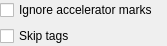
<ui version="4.0" >
 <class>findExtension</class>
 <widget class="QWidget" name="findExtension" >
  <property name="geometry" >
   <rect>
    <x>0</x>
    <y>0</y>
    <width>167</width>
    <height>46</height>
   </rect>
  </property>
  <layout class="QVBoxLayout" >
   <property name="leftMargin" >
    <number>0</number>
   </property>
   <property name="topMargin" >
    <number>0</number>
   </property>
   <property name="rightMargin" >
    <number>0</number>
   </property>
   <property name="bottomMargin" >
    <number>0</number>
   </property>
   <item>
    <layout class="QVBoxLayout" >
     <property name="leftMargin" >
      <number>0</number>
     </property>
     <property name="topMargin" >
      <number>0</number>
     </property>
     <property name="rightMargin" >
      <number>0</number>
     </property>
     <property name="bottomMargin" >
      <number>0</number>
     </property>
     <item>
      <widget class="QCheckBox" name="m_ignoreAccelMarks" >
       <property name="whatsThis" >
        <string>Ignore accelerator marks</string>
       </property>
       <property name="text" >
        <string comment="@option:check" >Ignore accelerator marks</string>
       </property>
      </widget>
     </item>
     <item>
      <widget class="QCheckBox" name="m_skipTags" >
       <property name="whatsThis" >
        <string>Skip tags</string>
       </property>
       <property name="text" >
        <string comment="@option:check" >Skip tags</string>
       </property>
      </widget>
     </item>
    </layout>
   </item>
  </layout>
 </widget>
 <pixmapfunction>qPixmapFromMimeSource</pixmapfunction>
 <resources/>
 <connections/>
</ui>
